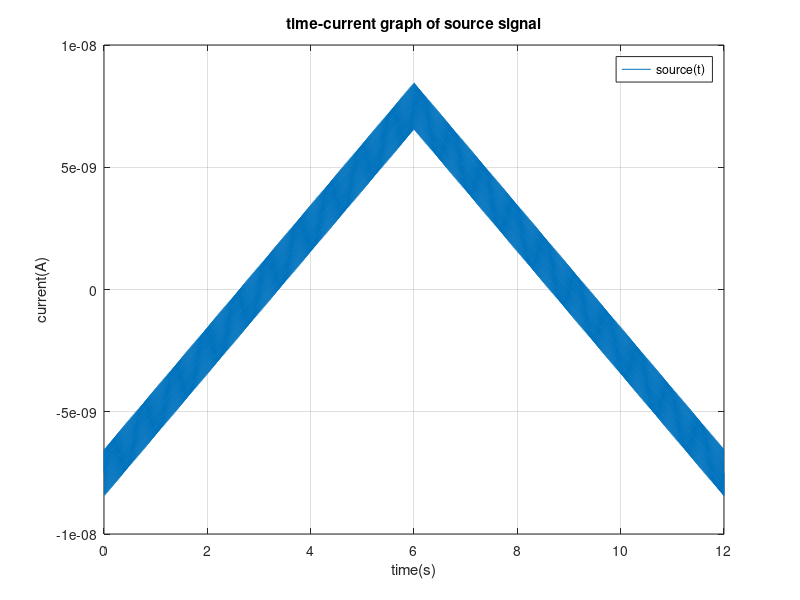
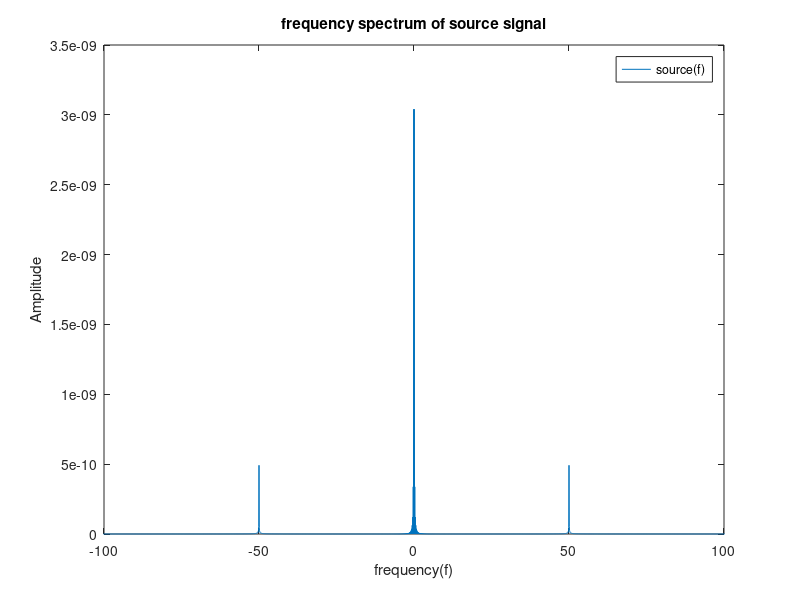
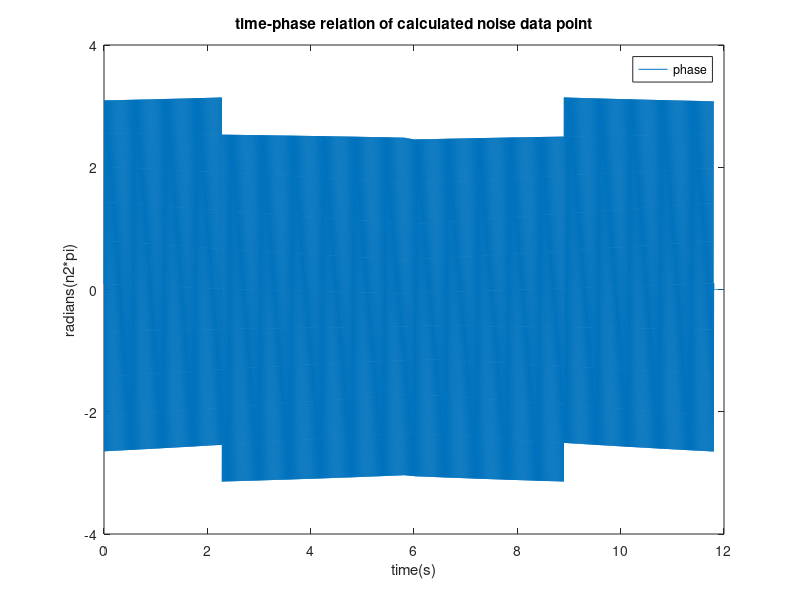
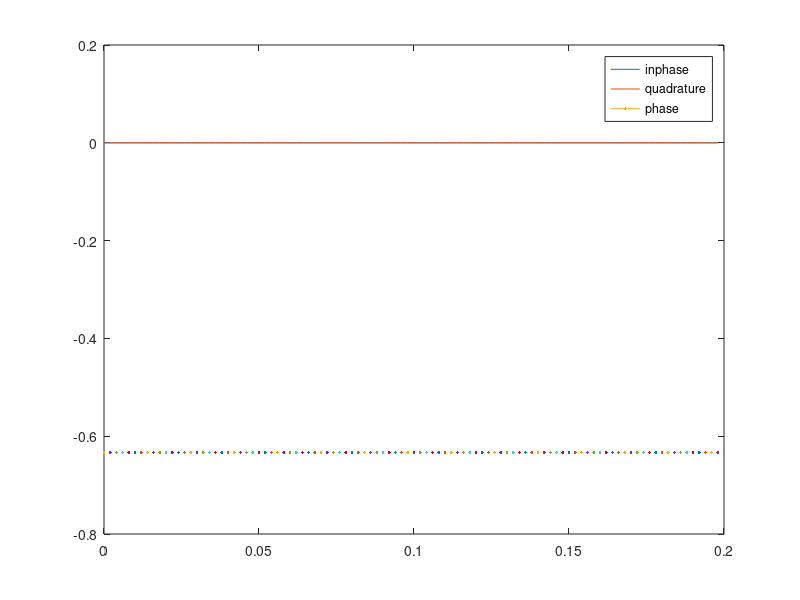

These charts were generated, in order, by the following MATLAB code:
close all; clc;

fm = 50; T = 0.002; fs = 1/T; A = 10^-9; t=0:T:12;r = 200*10^9; duration = 12;
vf = -1500:1:1500; vb = 1500:-1:-1499; vt = [vf,vb];
N = length(t);
w = linspace(-fs/2,fs/2,N);

it = vt./r;
nt = A*sin(2*pi*fm*t);
dt = it + nt;

figure(1)
plot(t,dt); title("time-current graph of source signal"); xlabel("time(s)");ylabel("current(A)");legend("source(t)");
grid on;

ffin = fftshift(fft(dt,N));

figure(2)
plot(w,abs(ffin)/N);title("frequency spectrum of source signal"); xlabel("frequency(f)");ylabel("Amplitude");legend("source(f)");
xlim([-100 100])

stepsize = round(N/60);
tsamp = 0:T:(T*(stepsize-1));

rcos = cos(2 * pi * fm * tsamp);
rsin = sin(2 * pi * fm * tsamp);

cutoff_frequency = 2;
[f1num,f1denum] = cheby1( 1, cutoff_frequency/(fs/2), 0.008 );
gain = 0.00023585659679385248;
f1num = f1num.*gain;
f1denum = f1denum.*gain;

phases = [];
amplitudes = [];

varamp = 1.68;%length(t)^(-2)/(A*1.5*duration);% %(2/max(rcos))*((mean(in_phase_filtered)^2+(mean(quadrature_filtered)^2)));

deriv = zeros(1,N);
phases = zeros(1,N);

for i = 1:1:(length(t)-stepsize)
    temp = dt(i : i + stepsize - 1);
    in_phase_signal = temp .* rcos;
    quadrature_signal = temp .* rsin;

    in_phase_filtered = filter(f1num, f1denum, in_phase_signal);
    quadrature_filtered = filter(f1num, f1denum, quadrature_signal);

    phases(i) =  atan2(mean(in_phase_filtered), mean(quadrature_filtered));

    tempp = atan2(mean(in_phase_filtered), mean(quadrature_filtered));
    tempa = (varamp*(mean(in_phase_filtered)^2 + mean(quadrature_filtered)^2)^(1/2))/max(rsin);

    deriv(i) = tempa*sin(2 * pi * fm * tsamp(1) + tempp);
end

    temp = dt(1700 : 1700 + stepsize - 1);
    in_phase_signal = temp .* rcos;
    quadrature_signal = temp .* rsin;

    in_phase_filtered = filter(f1num, f1denum, in_phase_signal);
    quadrature_filtered = filter(f1num, f1denum, quadrature_signal);

figure(3)
plot(t,phases);title("time-phase relation of calculated noise data point");xlabel("time(s)");ylabel("radians(n2*pi)");legend("phase");


figure(4)
plot(tsamp,in_phase_filtered);
hold on;
plot(tsamp,quadrature_filtered);
hold on;
plot(tsamp,atan2(mean(in_phase_filtered),mean(quadrature_filtered))); legend("inphase","quadrature","phase");
hold off;

rest = dt - deriv;

ffout = fftshift(fft(rest,N));

figure(5);
plot(t,nt,"green")
hold on;
plot(t,deriv,"red"); title("implemented noise and derived noise comparison");xlabel("time(s)");ylabel("amplitude");legend("implemented","derived");%xlim([5.9 6.1])
hold off;

figure(6);
plot(t,rest);title("time dependent graph of output signal"); xlabel("time(s)");ylabel("current(A)");legend("output(t)");
xlim([5.5 6.5]);grid on;
figure(7)
plot(vt,rest);title("voltage dependent graph of output signal"); xlabel("voltage(mV)");ylabel("current(A)");legend("output(mV)");
grid on;
figure(8)
plot(w,abs(ffout)/N);title("frequency spectrum of output signal"); xlabel("frequency(f)");ylabel("Amplitude");legend("source(f)");
xlim([-100 100])
figure(9)
plot(w,abs(ffin)/N);title("frequency spectrum of source signal"); xlabel("frequency(f)");ylabel("Amplitude");legend("source(f)");




figure(10)
plot(abs(freqz(f1num,f1denum,fs/2)));title("frequency spectrum of moving average filter");xlabel("frequency(f)");ylabel("Amplitude");legend("H(f)");

figure(11)
plot(t,dt)
hold on;
plot(t,rest,"green");title("time dependent graph of source and output signal"); xlabel("time(s)");ylabel("current(A)");legend("source(t)","output(t)");
hold off;

figure(12)
plot(vt,dt)
hold on;
plot(vt,rest,"green");title("voltage dependent graph of source and output signal"); xlabel("voltage(mV)");ylabel("current(A)");legend("source(mV)","output(mV)");
hold off;

figure(13)
plot(t,dt);
hold on;
plot(t,deriv);title("time dependent source signal and derived noise to be substracted");xlabel("time(s)");ylabel("current(A)");legend("source(t)","derived noise(t)");
hold off;


%{
figure(14)
subplot(221)
plot(t,dt)
hold on;
plot(t,rest,"green");title("time dependent graph of source and output signal"); xlabel("time(s)");ylabel("current(A)");legend("source(t)","output(t)");
hold off;
subplot(222)
plot(vt,dt)
hold on;
plot(vt,rest,"green");title("voltage dependent graph of source and output signal"); xlabel("voltage(mV)");ylabel("current(A)");legend("source(mV)","output(mV)");
hold off;
subplot(223)
plot(w,abs(ffin)/N,"red");title("frequency spectrum of source signal"); xlabel("frequency(f)");ylabel("Amplitude");legend("source(f)");
xlim([-100 100])
subplot(224)
plot(w,abs(ffout)/N,"red");title("frequency spectrum of output signal"); xlabel("frequency(f)");ylabel("Amplitude");legend("output(f)");
xlim([-100 100])
%}




